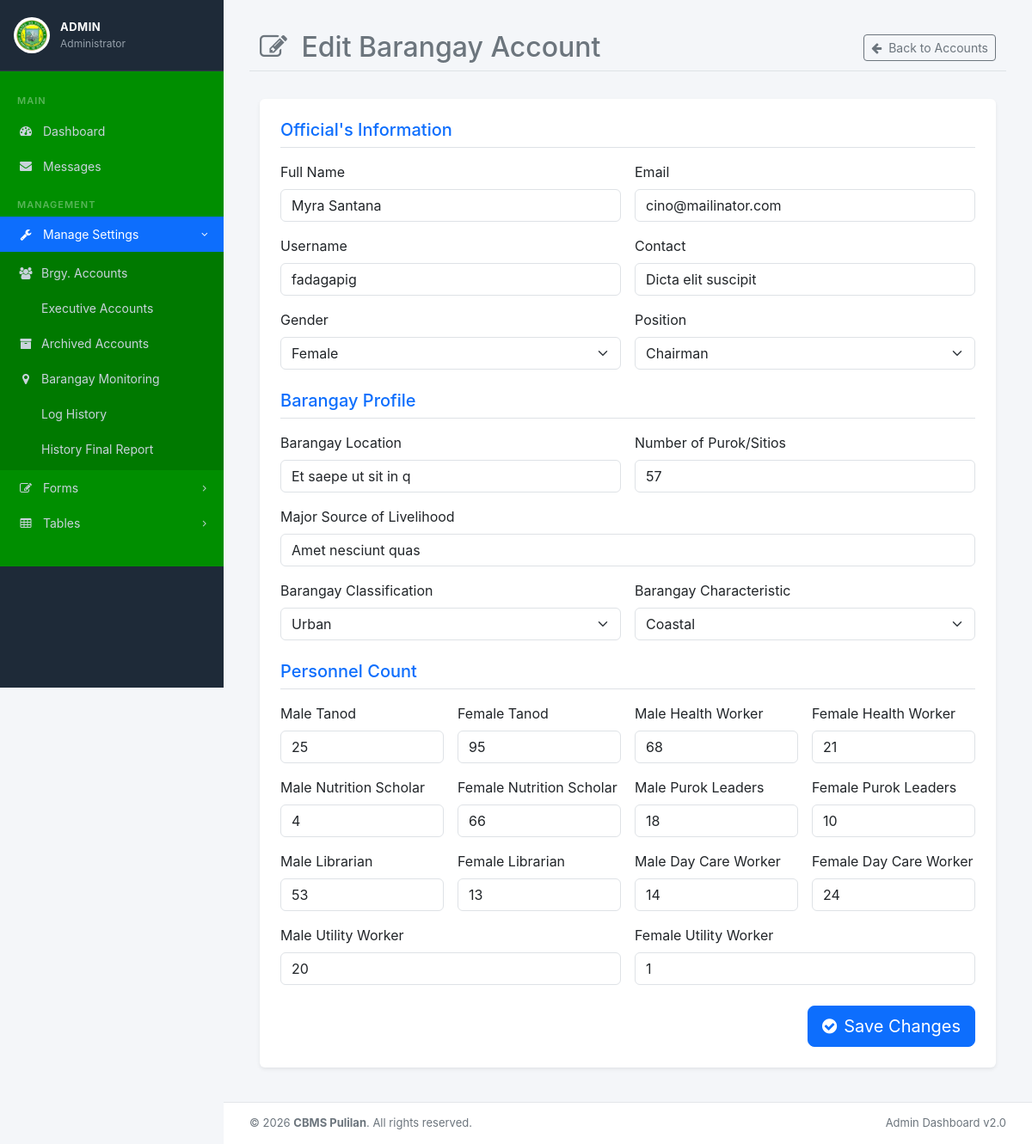
/admin/edit_brgy.php?brgydetails_id=2 (signed in), run on the app's committed database.
### tables this page shows
CREATE TABLE IF NOT EXISTS `brgydetails_tbl` (
  `brgydetails_id` int NOT NULL AUTO_INCREMENT,
  `fullname` varchar(100) NOT NULL,
  `email` varchar(100) NOT NULL,
  `username` varchar(80) NOT NULL,
  `password` varchar(255) NOT NULL,
  `contact` varchar(20) NOT NULL,
  `brgy_location` varchar(100) NOT NULL,
  `no_purok` text NOT NULL,
  `major_sources` text NOT NULL,
  `brgy_classification` text NOT NULL,
  `char_brgy` text NOT NULL,
  `gender` varchar(50) NOT NULL,
  `position` varchar(100) NOT NULL,
  `male_tanod` int NOT NULL DEFAULT '0',
  `female_tanod` int NOT NULL DEFAULT '0',
  `male_health_worker` int NOT NULL DEFAULT '0',
  `female_health_worker` int NOT NULL DEFAULT '0',
  `male_nutrition_scholar` int NOT NULL DEFAULT '0',
  `female_nutrition_scholar` int NOT NULL DEFAULT '0',
  `male_purok_leaders` int NOT NULL DEFAULT '0',
  `female_purok_leaders` int NOT NULL DEFAULT '0',
  `male_librarian` int NOT NULL DEFAULT '0',
  `female_librarian` int NOT NULL DEFAULT '0',
  `male_day_care_worker` int NOT NULL DEFAULT '0',
  `female_day_care_worker` int NOT NULL DEFAULT '0',
  `male_utility_worker` int NOT NULL DEFAULT '0',
  `female_utility_worker` int NOT NULL DEFAULT '0',
  `type` varchar(80) NOT NULL,
  `date` date NOT NULL,
  `date_added` timestamp NOT NULL DEFAULT CURRENT_TIMESTAMP ON UPDATE CURRENT_TIMESTAMP,
  PRIMARY KEY (`brgydetails_id`)
);

### admin/edit_brgy.php (the view, shortened to what this page needs)
<?php
include('navbar.php');
$brgydetails_id = $_GET['brgydetails_id'] ?? null;
$stmt = mysqli_prepare($connection, "SELECT * FROM brgydetails_tbl WHERE brgydetails_id = ?");
mysqli_stmt_bind_param($stmt, 'i', $brgydetails_id);
mysqli_stmt_execute($stmt);
$result = mysqli_stmt_get_result($stmt);
$data = mysqli_fetch_assoc($result);
?>
<div class="container-fluid">
    <div class="row mb-3">
        <div class="col-12 d-flex justify-content-between align-items-center mt-3 mb-3 border-bottom pb-2">
            <h2 class="text-secondary mb-0">
                <i class="fa fa-pencil-square-o me-2"></i> Edit Barangay Account
            </h2>
            <a href="brgylist_table.php" class="btn btn-sm btn-outline-secondary">
                <i class="fa fa-arrow-left me-1"></i> Back to Accounts
            </a>
        </div>
    </div>
    <div class="card shadow-sm border-0">
        <div class="card-body p-4">
            <form method="POST" action="edit_brgy.php?brgydetails_id=<?php echo htmlspecialchars($brgydetails_id); ?>" id="editBrgyForm">
                <div class="mb-4">
                    <h5 class="text-primary border-bottom pb-2 mb-3">Official's Information</h5>
                    <div class="row g-3">
                        <div class="col-md-6"><label class="form-label">Full Name</label><input type="text" name="fullname" class="form-control" value="<?php echo htmlspecialchars($data['fullname']); ?>" required></div>
                        <div class="col-md-6"><label class="form-label">Email</label><input type="email" name="email" class="form-control" value="<?php echo htmlspecialchars($data['email']); ?>" required></div>
                        <div class="col-md-6"><label class="form-label">Username</label><input type="text" name="username" class="form-control" value="<?php echo htmlspecialchars($data['username']); ?>" required></div>
                        <div class="col-md-6"><label class="form-label">Contact</label><input type="text" name="contact" class="form-control" value="<?php echo htmlspecialchars($data['contact']); ?>" required></div>
                        <div class="col-md-6"><label class="form-label">Gender</label><select class="form-select" name="gender" required><option value="Male" <?php echo ($data['gender'] == 'Male') ? 'selected' : ''; ?>>Male</option><option value="Female" <?php echo ($data['gender'] == 'Female') ? 'selected' : ''; ?>>Female</option></select></div>
                        <div class="col-md-6"><label class="form-label">Position</label><select class="form-select" name="position" required><option value="Chairman" <?php echo ($data['position'] == 'Chairman') ? 'selected' : ''; ?>>Chairman</option></select></div>
                    </div>
                </div>
                <div class="mb-4">
                    <h5 class="text-primary border-bottom pb-2 mb-3">Barangay Profile</h5>
                    <div class="row g-3">
                        <div class="col-md-6"><label class="form-label">Barangay Location</label><input type="text" name="brgy_location" class="form-control" value="<?php echo htmlspecialchars($data['brgy_location']); ?>" required></div>
                        <div class="col-md-6"><label class="form-label">Number of Purok/Sitios</label><input type="number" name="no_purok" class="form-control" value="<?php echo htmlspecialchars($data['no_purok']); ?>" required></div>
                        <div class="col-md-12"><label class="form-label">Major Source of Livelihood</label><input type="text" name="major_sources" class="form-control" value="<?php echo htmlspecialchars($data['major_sources']); ?>" required></div>
                        <div class="col-md-6"><label class="form-label">Barangay Classification</label><select class="form-select" name="brgy_classification" required><option value="Urban" <?php echo ($data['brgy_classification'] == 'Urban') ? 'selected' : ''; ?>>Urban</option><option value="Rural" <?php echo ($data['brgy_classification'] == 'Rural') ? 'selected' : ''; ?>>Rural</option></select></div>
                        <div class="col-md-6"><label class="form-label">Barangay Characteristic</label><select class="form-select" name="char_brgy" required><option value="Coastal" <?php echo ($data['char_brgy'] == 'Coastal') ? 'selected' : ''; ?>>Coastal</option></select></div>
                    </div>
                </div>
                <div>
                    <h5 class="text-primary border-bottom pb-2 mb-3">Personnel Count</h5>
                    <div class="row g-3">
                        <div class="col-md-3 col-6"><label class="form-label">Male Tanod</label><input type="number" name="male_tanod" class="form-control" value="<?php echo htmlspecialchars($data['male_tanod']); ?>" required></div>
                        <div class="col-md-3 col-6"><label class="form-label">Female Tanod</label><input type="number" name="female_tanod" class="form-control" value="<?php echo htmlspecialchars($data['female_tanod']); ?>" required></div>
                        <div class="col-md-3 col-6"><label class="form-label">Male Health Worker</label><input type="number" name="male_health_worker" class="form-control" value="<?php echo htmlspecialchars($data['male_health_worker']); ?>" required></div>
                        <div class="col-md-3 col-6"><label class="form-label">Female Health Worker</label><input type="number" name="female_health_worker" class="form-control" value="<?php echo htmlspecialchars($data['female_health_worker']); ?>" required></div>
                        <div class="col-md-3 col-6"><label class="form-label">Male Nutrition Scholar</label><input type="number" name="male_nutrition_scholar" class="form-control" value="<?php echo htmlspecialchars($data['male_nutrition_scholar']); ?>" required></div>
                        <div class="col-md-3 col-6"><label class="form-label">Female Nutrition Scholar</label><input type="number" name="female_nutrition_scholar" class="form-control" value="<?php echo htmlspecialchars($data['female_nutrition_scholar']); ?>" required></div>
                        <div class="col-md-3 col-6"><label class="form-label">Male Purok Leaders</label><input type="number" name="male_purok_leaders" class="form-control" value="<?php echo htmlspecialchars($data['male_purok_leaders']); ?>" required></div>
                        <div class="col-md-3 col-6"><label class="form-label">Female Purok Leaders</label><input type="number" name="female_purok_leaders" class="form-control" value="<?php echo htmlspecialchars($data['female_purok_leaders']); ?>" required></div>
                        <div class="col-md-3 col-6"><label class="form-label">Male Librarian</label><input type="number" name="male_librarian" class="form-control" value="<?php echo htmlspecialchars($data['male_librarian']); ?>" required></div>
                        <div class="col-md-3 col-6"><label class="form-label">Female Librarian</label><input type="number" name="female_librarian" class="form-control" value="<?php echo htmlspecialchars($data['female_librarian']); ?>" required></div>
                        <div class="col-md-3 col-6"><label class="form-label">Male Day Care Worker</label><input type="number" name="male_day_care_worker" class="form-control" value="<?php echo htmlspecialchars($data['male_day_care_worker']); ?>" required></div>
                        <div class="col-md-3 col-6"><label class="form-label">Female Day Care Worker</label><input type="number" name="female_day_care_worker" class="form-control" value="<?php echo htmlspecialchars($data['female_day_care_worker']); ?>" required></div>
                        <div class="col-md-6"><label class="form-label">Male Utility Worker</label><input type="number" name="male_utility_worker" class="form-control" value="<?php echo htmlspecialchars($data['male_utility_worker']); ?>" required></div>
                        <div class="col-md-6"><label class="form-label">Female Utility Worker</label><input type="number" name="female_utility_worker" class="form-control" value="<?php echo htmlspecialchars($data['female_utility_worker']); ?>" required></div>
                    </div>
                </div>
                <div class="mt-4 text-end">
                    <button type="submit" name="update_brgy" class="btn btn-primary btn-lg">
                        <i class="fa fa-check-circle me-2"></i>Save Changes
                    </button>
                </div>
            </form>
        </div>
    </div>
</div>

### assets/css/admin-layout.css (style rules this page uses)
:root { --sidebar-width: 260px; --sidebar-bg: #1e2a38; --sidebar-bg-active: #2b3a4d; --sidebar-accent: #0d6efd; --sidebar-text: #c9d3dc; --sidebar-text-active: #ffffff; }
* { box-sizing: border-box; }
body { background-color: #f4f6f9; margin: 0; font-family: -apple-system, BlinkMacSystemFont, "Segoe UI", Roboto, Arial, sans-serif; }

### data on the page
brgydetails_tbl: fullname "Myra Santana", email "cino@mailinator.com", username "fadagapig", contact "Dicta elit suscipit", gender "Female", position "Chairman", brgy_location "Et saepe ut sit in q", no_purok "57", major_sources "Amet nesciunt quas", brgy_classification "Urban", char_brgy "Coastal", male_tanod "25", female_tanod "95", male_health_worker "68", female_health_worker "21", male_nutrition_scholar "4", female_nutrition_scholar "66", male_purok_leaders "18", female_purok_leaders "10", male_librarian "53", female_librarian "13", male_day_care_worker "14", female_day_care_worker "24", male_utility_worker "20", female_utility_worker "1"

### other printed values
$_SESSION['username'] "ADMIN"
